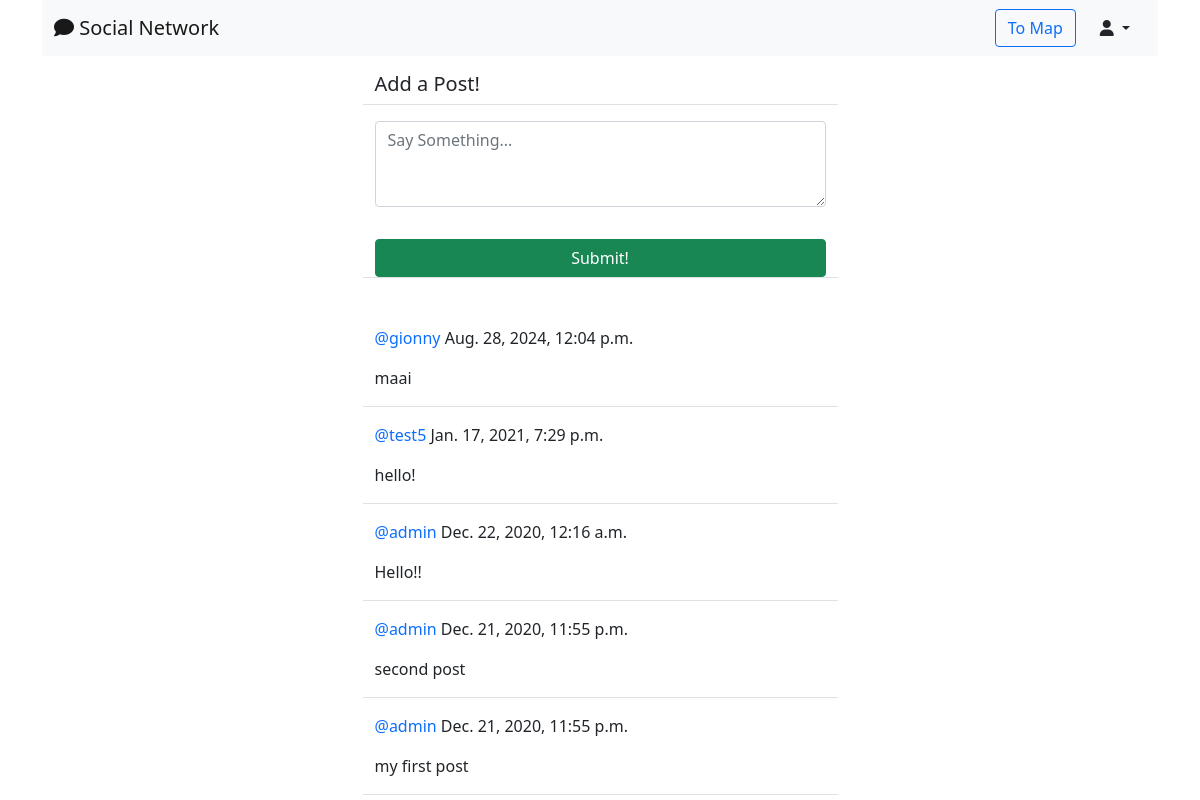
The app's page /social/ (signed in), older data.
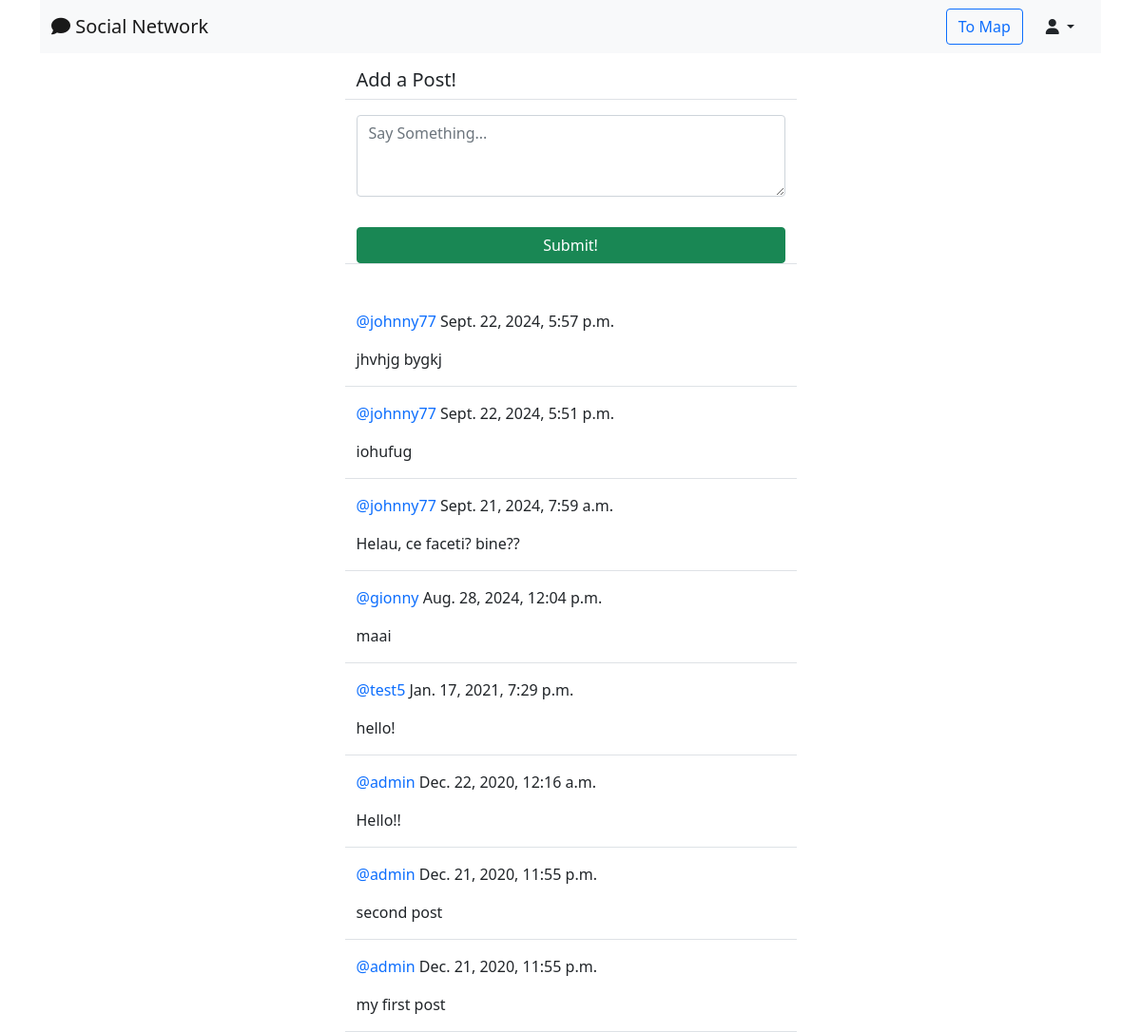
The same page, newer data.
### social/models.py (models this page shows)
class Post(models.Model):
    body = models.TextField()
    created_on = models.DateTimeField(default=timezone.now)
    author = models.ForeignKey(User, on_delete=models.CASCADE)

### social/views.py (the view, shortened to what this page needs)
# urls.py: path('', PostListView.as_view(), name='post-list'),
class PostListView(LoginRequiredMixin, View):
    def get(self, request, *args, **kwargs):
        posts = Post.objects.all().order_by('-created_on')
        form = PostForm()
        context = {
            'post_list': posts,
            'form': form,
        }
        return render(request, 'social/post_list.html', context)

### social/forms.py
class PostForm(forms.ModelForm):
    body = forms.CharField(
        label='',
        widget=forms.Textarea(attrs={
            'rows': '3',
            'placeholder': 'Say Something...'
            }))
    class Meta:
        model = Post
        fields = ['body']

### social/templates/social/post_list.html (shortened to what this page needs)
{% extends 'landing/base.html' %}
{% load crispy_forms_tags %}
{% block content %}
<div class="container">
    <div class="row justify-content-center mt-3">
        <div class="col-md-5 col-sm-12 border-bottom">
            <h5>Add a Post!</h5>
        </div>
    </div>
    <div class="row justify-content-center mt-3 mb-5">
        <div class="col-md-5 col-sm-12 border-bottom">
            <form method="POST">
                {{ form | crispy }}
                <div class="d-grid gap-2">
                    <button class="btn btn-success mt-3">Submit!</button>
                </div>
            </form>
        </div>
    </div>
    {% for post in post_list %}
    <div class="row justify-content-center mt-3">
        <div class="col-md-5 col-sm-12 border-bottom position-relative">
            <p><a style="text-decoration: none" class="text-primary" href="{% url 'profile' post.author.profile.pk %}">@{{ post.author }}</a> {{ post.created_on }}</p>
            <div class="position-relative">
                <p>{{ post.body }}</p>
            </div>
        </div>
    </div>
    {% endfor %}
</div>
{% endblock content %}

### landing/templates/landing/base.html (shortened to what this page needs)
<!doctype html>
<html lang="en">
  <head>
    <link href="https://cdn.jsdelivr.net/npm/bootstrap@5.0.0-beta1/dist/css/bootstrap.min.css" rel="stylesheet">
  </head>
  <body>
    {% include 'landing/navbar.html' %}
    {% block content %}
    {% endblock content %}
  </body>
</html>

### landing/templates/landing/navbar.html (shortened to what this page needs)
<div class="container">
  <nav class="navbar navbar-expand-lg navbar-light bg-light">
    <div class="container-fluid">
      <a class="navbar-brand"
        {% if user.is_authenticated %}
        href="{% url 'post-list' %}"
        {% else %}
        href="{% url 'index' %}"
        {% endif %}
      >
        <i class="fas fa-comment"></i> Social Network
      </a>
      <div class="collapse navbar-collapse" id="navbarTogglerDemo03">
        <div class="d-flex align-items-center">
          {% if user.is_authenticated %}
          <a class="btn btn-outline-primary me-2" href="{% url 'map_index' %}">To Map</a>
          <div class="nav-item dropdown">
            <a class="nav-link dropdown-toggle text-dark" data-bs-toggle="dropdown" role="button" aria-expanded="false">
              <i class="fas fa-user"></i>
            </a>
          </div>
          {% endif %}
        </div>
      </div>
    </div>
  </nav>
</div>

Row changes from the older to the newer data that the page shows:
added Post: author "johnny77", created_on "Sept. 22, 2024, 5:57 p.m.", body "jhvhjg bygkj"
added Post: author "johnny77", created_on "Sept. 22, 2024, 5:51 p.m.", body "iohufug"
added Post: author "johnny77", created_on "Sept. 21, 2024, 7:59 a.m.", body "Helau, ce faceti? bine??"
